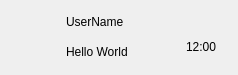
<?xml version="1.0" encoding="UTF-8"?>
<ui version="4.0">
 <class>UserChatItem</class>
 <widget class="QWidget" name="UserChatItem">
  <property name="geometry">
   <rect>
    <x>0</x>
    <y>0</y>
    <width>238</width>
    <height>75</height>
   </rect>
  </property>
  <property name="minimumSize">
   <size>
    <width>0</width>
    <height>75</height>
   </size>
  </property>
  <property name="maximumSize">
   <size>
    <width>16777215</width>
    <height>75</height>
   </size>
  </property>
  <property name="windowTitle">
   <string>Form</string>
  </property>
  <layout class="QHBoxLayout" name="horizontalLayout">
   <property name="spacing">
    <number>2</number>
   </property>
   <property name="leftMargin">
    <number>2</number>
   </property>
   <property name="topMargin">
    <number>2</number>
   </property>
   <property name="rightMargin">
    <number>2</number>
   </property>
   <property name="bottomMargin">
    <number>2</number>
   </property>
   <item>
    <widget class="QWidget" name="icon_wid" native="true">
     <property name="minimumSize">
      <size>
       <width>60</width>
       <height>60</height>
      </size>
     </property>
     <property name="maximumSize">
      <size>
       <width>60</width>
       <height>60</height>
      </size>
     </property>
     <widget class="QLabel" name="icon_lb">
      <property name="geometry">
       <rect>
        <x>7</x>
        <y>12</y>
        <width>45</width>
        <height>45</height>
       </rect>
      </property>
      <property name="minimumSize">
       <size>
        <width>45</width>
        <height>45</height>
       </size>
      </property>
      <property name="maximumSize">
       <size>
        <width>45</width>
        <height>45</height>
       </size>
      </property>
      <property name="text">
       <string/>
      </property>
     </widget>
    </widget>
   </item>
   <item>
    <widget class="QWidget" name="user_info_wid" native="true">
     <property name="minimumSize">
      <size>
       <width>120</width>
       <height>0</height>
      </size>
     </property>
     <property name="maximumSize">
      <size>
       <width>120</width>
       <height>16777215</height>
      </size>
     </property>
     <layout class="QVBoxLayout" name="verticalLayout">
      <property name="spacing">
       <number>0</number>
      </property>
      <property name="leftMargin">
       <number>2</number>
      </property>
      <property name="topMargin">
       <number>5</number>
      </property>
      <property name="rightMargin">
       <number>2</number>
      </property>
      <property name="bottomMargin">
       <number>5</number>
      </property>
      <item>
       <widget class="QLabel" name="user_name_lb">
        <property name="minimumSize">
         <size>
          <width>0</width>
          <height>30</height>
         </size>
        </property>
        <property name="maximumSize">
         <size>
          <width>16777215</width>
          <height>30</height>
         </size>
        </property>
        <property name="text">
         <string>UserName</string>
        </property>
       </widget>
      </item>
      <item>
       <widget class="QLabel" name="user_chat_lb">
        <property name="minimumSize">
         <size>
          <width>0</width>
          <height>30</height>
         </size>
        </property>
        <property name="maximumSize">
         <size>
          <width>130</width>
          <height>30</height>
         </size>
        </property>
        <property name="text">
         <string>Hello World</string>
        </property>
       </widget>
      </item>
     </layout>
    </widget>
   </item>
   <item>
    <widget class="QWidget" name="chat_time_wid" native="true">
     <property name="minimumSize">
      <size>
       <width>50</width>
       <height>50</height>
      </size>
     </property>
     <property name="maximumSize">
      <size>
       <width>50</width>
       <height>50</height>
      </size>
     </property>
     <widget class="QLabel" name="chat_time_lb">
      <property name="geometry">
       <rect>
        <x>0</x>
        <y>20</y>
        <width>54</width>
        <height>30</height>
       </rect>
      </property>
      <property name="minimumSize">
       <size>
        <width>0</width>
        <height>0</height>
       </size>
      </property>
      <property name="maximumSize">
       <size>
        <width>16777215</width>
        <height>16777215</height>
       </size>
      </property>
      <property name="text">
       <string>12:00</string>
      </property>
     </widget>
    </widget>
   </item>
  </layout>
 </widget>
 <resources/>
 <connections/>
</ui>
